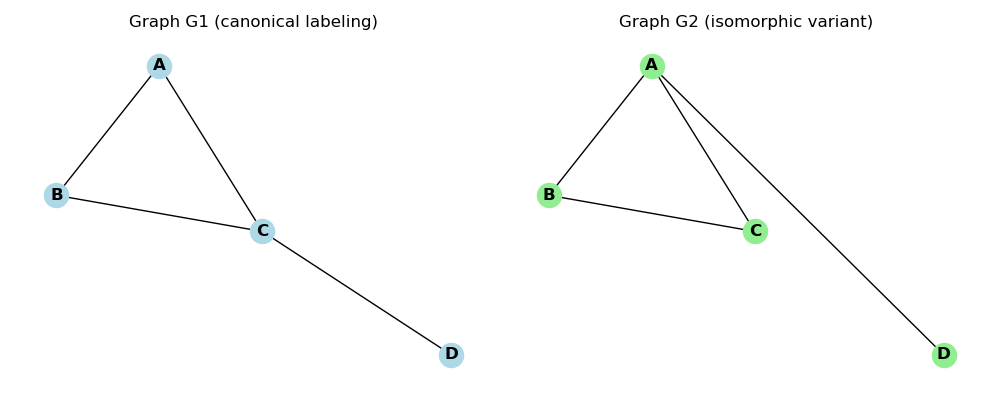

The script that drew this image:
import networkx as nx
import matplotlib.pyplot as plt
import string
import os
import sys

# Get current script name for filename
script_name = os.path.splitext(os.path.basename(sys.argv[0]))[0]
output_file = f"{script_name}.png"

# Use letters A-Z for node labels
letters = list(string.ascii_uppercase)

# Create G1: a 4-node graph (triangle + tail)
G1 = nx.Graph()
G1.add_edges_from([(0, 1), (1, 2), (2, 3), (0, 2)])
G1 = nx.relabel_nodes(G1, lambda x: letters[x])

# Create isomorphic G2 by permuting nodes
mapping = {letter: letters[i] for i, letter in enumerate(['C', 'A', 'B', 'D'])}
G2 = nx.relabel_nodes(G1, mapping)

# Plot
fig, axes = plt.subplots(1, 2, figsize=(10, 4))

pos = nx.spring_layout(G1, seed=1)  # Same layout for both
nx.draw(G1, pos, with_labels=True, ax=axes[0], node_color='lightblue', font_weight='bold')
axes[0].set_title("Graph G1 (canonical labeling)")

nx.draw(G2, pos, with_labels=True, ax=axes[1], node_color='lightgreen', font_weight='bold')
axes[1].set_title("Graph G2 (isomorphic variant)")

for ax in axes:
    ax.set_axis_off()

plt.tight_layout()
plt.savefig(output_file)
print(f"Saved figure as {output_file}")
plt.show()
